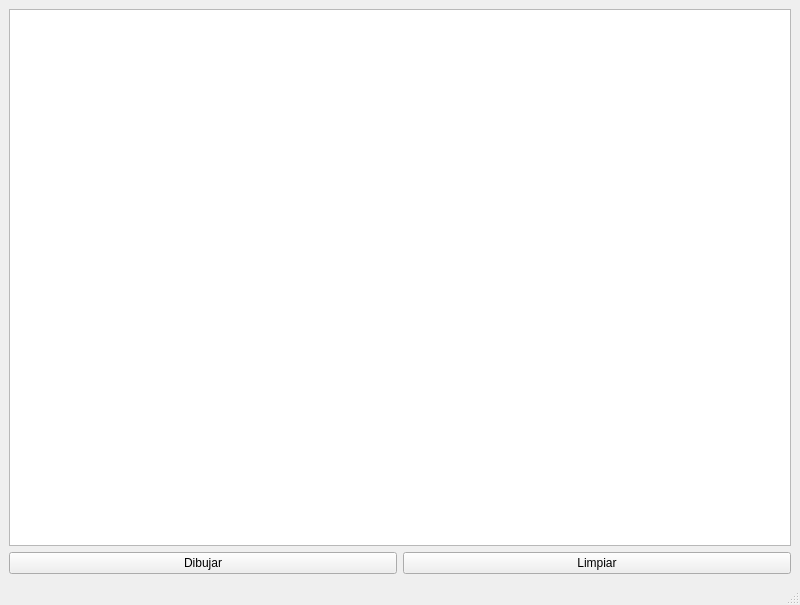
<?xml version="1.0" encoding="UTF-8"?>
<ui version="4.0">
 <class>MainWindow</class>
 <widget class="QMainWindow" name="MainWindow">
  <property name="geometry">
   <rect>
    <x>0</x>
    <y>0</y>
    <width>800</width>
    <height>605</height>
   </rect>
  </property>
  <property name="windowTitle">
   <string>MainWindow</string>
  </property>
  <widget class="QWidget" name="centralwidget">
   <layout class="QGridLayout" name="gridLayout">
    <item row="0" column="0" colspan="2">
     <widget class="QGraphicsView" name="graphicsView"/>
    </item>
    <item row="1" column="0">
     <widget class="QPushButton" name="Draw_Button">
      <property name="text">
       <string>Dibujar</string>
      </property>
     </widget>
    </item>
    <item row="1" column="1">
     <widget class="QPushButton" name="Clean_Buttom">
      <property name="text">
       <string>Limpiar</string>
      </property>
     </widget>
    </item>
   </layout>
  </widget>
  <widget class="QMenuBar" name="menubar">
   <property name="geometry">
    <rect>
     <x>0</x>
     <y>0</y>
     <width>800</width>
     <height>22</height>
    </rect>
   </property>
  </widget>
  <widget class="QStatusBar" name="statusbar"/>
 </widget>
 <resources/>
 <connections/>
</ui>
